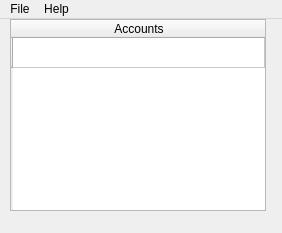
<?xml version="1.0" encoding="UTF-8"?>
<ui version="4.0">
 <class>MainWindow</class>
 <widget class="QMainWindow" name="MainWindow">
  <property name="enabled">
   <bool>true</bool>
  </property>
  <property name="geometry">
   <rect>
    <x>0</x>
    <y>0</y>
    <width>282</width>
    <height>233</height>
   </rect>
  </property>
  <property name="sizePolicy">
   <sizepolicy hsizetype="Fixed" vsizetype="Fixed">
    <horstretch>0</horstretch>
    <verstretch>0</verstretch>
   </sizepolicy>
  </property>
  <property name="minimumSize">
   <size>
    <width>282</width>
    <height>233</height>
   </size>
  </property>
  <property name="maximumSize">
   <size>
    <width>282</width>
    <height>233</height>
   </size>
  </property>
  <property name="windowTitle">
   <string>Accounts</string>
  </property>
  <widget class="QWidget" name="centralwidget">
   <widget class="QTableWidget" name="manager">
    <property name="geometry">
     <rect>
      <x>10</x>
      <y>0</y>
      <width>256</width>
      <height>192</height>
     </rect>
    </property>
    <property name="minimumSize">
     <size>
      <width>256</width>
      <height>192</height>
     </size>
    </property>
    <property name="maximumSize">
     <size>
      <width>256</width>
      <height>192</height>
     </size>
    </property>
    <property name="contextMenuPolicy">
     <enum>Qt::CustomContextMenu</enum>
    </property>
    <property name="editTriggers">
     <set>QAbstractItemView::NoEditTriggers</set>
    </property>
    <property name="selectionBehavior">
     <enum>QAbstractItemView::SelectRows</enum>
    </property>
    <property name="verticalScrollMode">
     <enum>QAbstractItemView::ScrollPerPixel</enum>
    </property>
    <property name="horizontalScrollMode">
     <enum>QAbstractItemView::ScrollPerPixel</enum>
    </property>
    <attribute name="horizontalHeaderStretchLastSection">
     <bool>true</bool>
    </attribute>
    <row>
     <property name="text">
      <string/>
     </property>
    </row>
    <column>
     <property name="text">
      <string>Accounts</string>
     </property>
    </column>
   </widget>
  </widget>
  <widget class="QMenuBar" name="menubar">
   <property name="geometry">
    <rect>
     <x>0</x>
     <y>0</y>
     <width>282</width>
     <height>23</height>
    </rect>
   </property>
   <widget class="QMenu" name="menuFile">
    <property name="title">
     <string>File</string>
    </property>
    <addaction name="action_new_account"/>
    <addaction name="separator"/>
    <addaction name="action_exit"/>
   </widget>
   <widget class="QMenu" name="menuHelp">
    <property name="title">
     <string>Help</string>
    </property>
    <addaction name="action_about"/>
   </widget>
   <addaction name="menuFile"/>
   <addaction name="menuHelp"/>
  </widget>
  <action name="action_new_account">
   <property name="text">
    <string>New Account</string>
   </property>
  </action>
  <action name="action_exit">
   <property name="text">
    <string>Exit</string>
   </property>
  </action>
  <action name="actionHelp">
   <property name="text">
    <string>Help</string>
   </property>
  </action>
  <action name="action_about">
   <property name="text">
    <string>About</string>
   </property>
  </action>
  <action name="action_how">
   <property name="text">
    <string>How to Use</string>
   </property>
  </action>
 </widget>
 <resources/>
 <connections/>
</ui>
